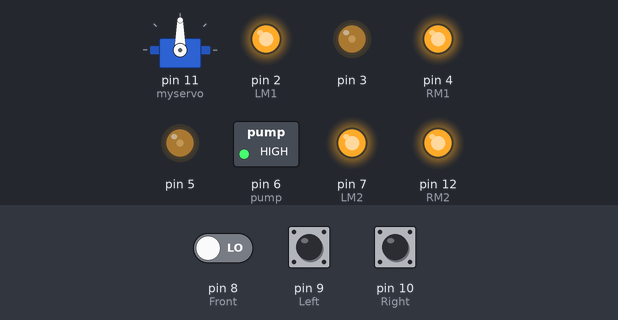
Recording of a sketch running on a simulated Arduino Uno, built with avr-gcc and run on an emulated ATmega328P. On the bench: servo, switched loads named in the sketch (green lamp = pin HIGH), output pins drawn as LEDs (lit = HIGH). The test bench sets the inputs (shaded band); at power-on: pin 8 (Front) LOW, pin 9 (Left) LOW, pin 10 (Right) LOW.

Above: at 3.8 s.
6.7 s: pin 8 (Front) driven HIGH
At 7.31 s:
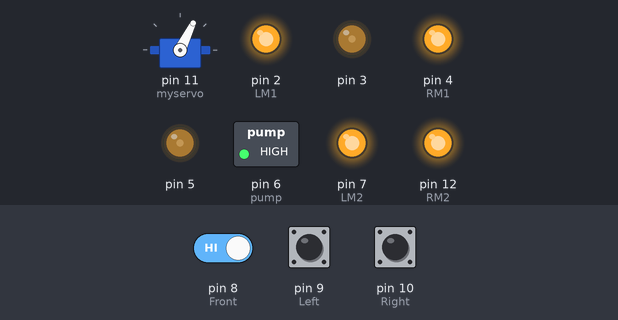
At 9.4 s:
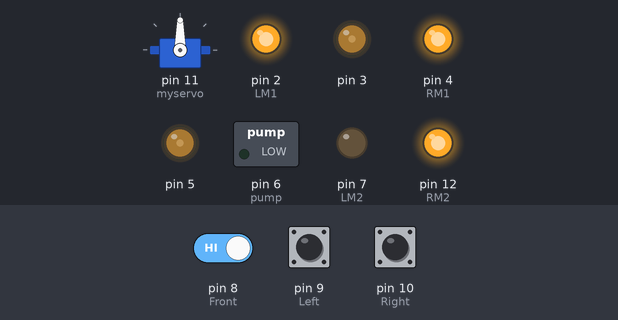
10.5 s: pin 9 (Left) pulled HIGH for 3 s
At 12.0 s:
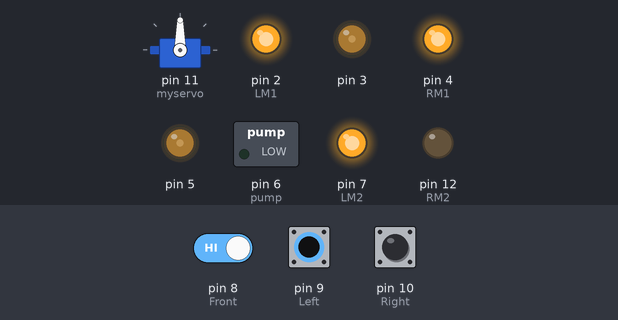
Timing chart, 0 to 15.1 s (numbered marks = the images above; inputs shaded):
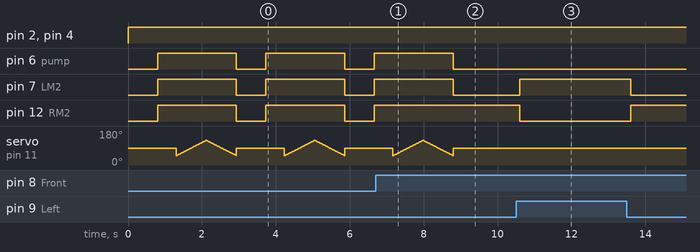

The sketch:

FireFighter.ino
```cpp
//adding libraries
#include <Servo.h>

//initialising
Servo myservo;
int pos = 0;
int motor_speed = 70;
boolean fire = false;

//defining pins
#define Front 8		// front sensor
#define Left 9		// left sensor
#define Right 10	// right sensor
#define LM1 2		// left motor
#define LM2 7		// left motor
#define RM1 4		// right motor
#define RM2 12		// right motor
#define pump 6

//setup function
void setup() {
  //defining inputs and outputs
  pinMode(Left, INPUT);
  pinMode(Right, INPUT);
  pinMode(Front, INPUT);
  pinMode(LM1, OUTPUT);
  pinMode(LM2, OUTPUT);
  pinMode(RM1, OUTPUT);
  pinMode(RM2, OUTPUT);
  pinMode(pump, OUTPUT);
  analogWrite(3, motor_speed);
  analogWrite(5, motor_speed);
  myservo.attach(11);
  myservo.write(90);
}

//function to fight fire
void fight_fire() {
    delay (500);
    digitalWrite(LM1, HIGH);
    digitalWrite(LM2, HIGH);
    digitalWrite(RM1, HIGH);
    digitalWrite(RM2, HIGH);
    digitalWrite(pump, HIGH);
    delay(500);
    for (pos = 50; pos <= 130; pos += 1) {
		myservo.write(pos);
		delay(10);
	}
	for (pos = 130; pos >= 50; pos -= 1) {
		myservo.write(pos);
		delay(10);
	}
	digitalWrite(pump,LOW);
	myservo.write(90);
	fire=false;
}

//loop function
void loop() {
	myservo.write(90);
    if (digitalRead(Left) ==1 && digitalRead(Right)==1 && digitalRead(Front) ==1) {
		digitalWrite(LM1, HIGH);
		digitalWrite(LM2, HIGH);
		digitalWrite(RM1, HIGH);
		digitalWrite(RM2, HIGH);
    }
    else if (digitalRead(Front) ==0) {
		digitalWrite(LM1, HIGH);
		digitalWrite(LM2, LOW);
		digitalWrite(RM1, HIGH);
		digitalWrite(RM2, LOW);
		fire = true;
    }
    else if (digitalRead(Left) ==0) {
		digitalWrite(LM1, HIGH);
		digitalWrite(LM2, LOW);
		digitalWrite(RM1, HIGH);
		digitalWrite(RM2, HIGH);
    }
    else if (digitalRead(Right) ==0) {
		digitalWrite(LM1, HIGH);
		digitalWrite(LM2, HIGH);
		digitalWrite(RM1, HIGH);
		digitalWrite(RM2, LOW);
	  }
	  delay(300);
    while (fire == true) {
		fight_fire();
    }
}
```

Measured:
- after the input at 6.7 s, pin 6 (pump), pin 7 (LM2): goes on until 8.8 s, then stays LOW; pin 12 (RM2): stays HIGH (without the input it goes to LOW after 2.1 s)
- after the input at 10.5 s, pin 7 (LM2): LOW → HIGH after 0.10 s, → LOW 3.0 s later; pin 12 (RM2): HIGH → LOW after 0.10 s, → HIGH 3.0 s later
- by itself, pin 6 (pump), pin 7 (LM2), pin 12 (RM2): alternates HIGH for 2.1 s and LOW for 0.80 s
